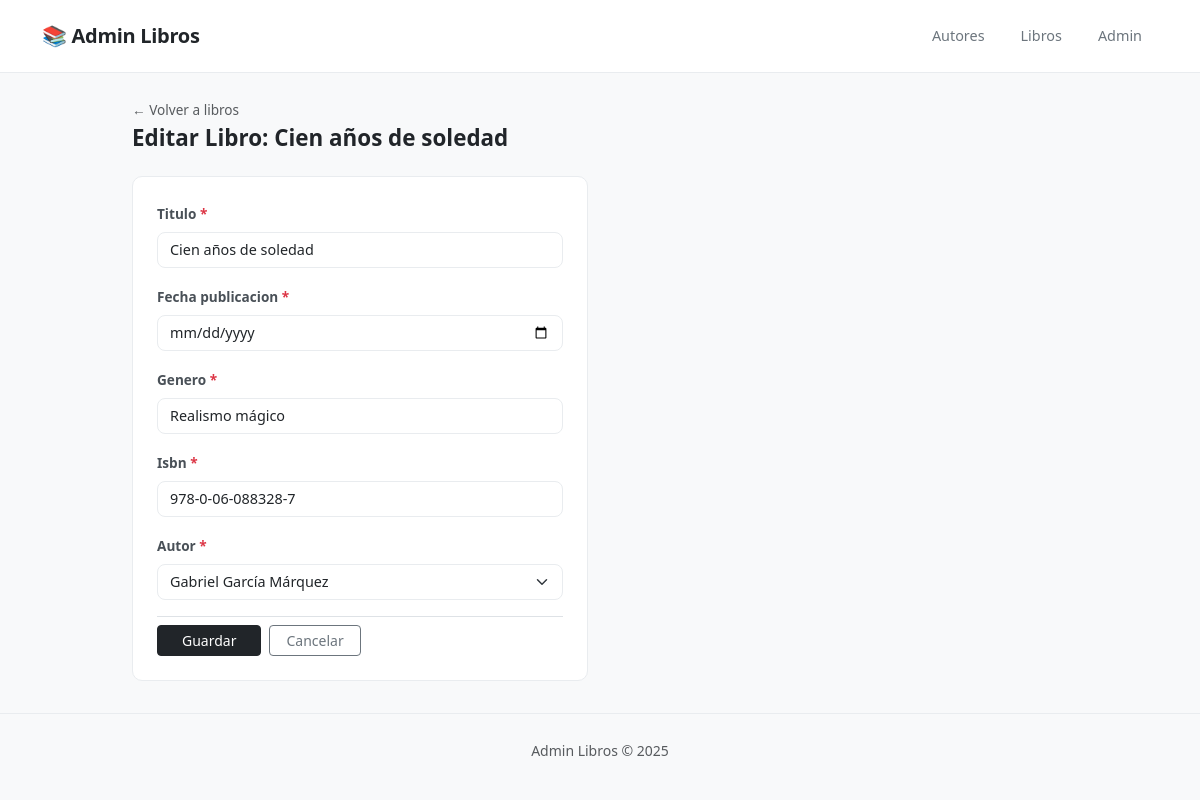
The app's page /libros/editar/1/ with its own data.
### gestion/models.py (models this page shows, shortened)
class Libro(models.Model):
    titulo = models.CharField(max_length=150)
    fecha_publicacion = models.DateField()
    genero = models.CharField(max_length=50)
    isbn = models.CharField(max_length=20, unique=True)
    autor = models.ForeignKey(Autor, on_delete=models.CASCADE, related_name='libros')
    class Meta:
        verbose_name = 'Libro'
        verbose_name_plural = 'Libros'
        ordering = ['titulo']

class Autor(models.Model):
    nombre = models.CharField(max_length=100)
    correo = models.EmailField(unique=True)
    nacionalidad = models.CharField(max_length=50)
    fecha_nacimiento = models.DateField()
    biografia = models.TextField(blank=True, null=True)
    class Meta:
        verbose_name = 'Autor'
        verbose_name_plural = 'Autores'
        ordering = ['nombre']
    def __str__(self):
        return self.nombre

### gestion/views.py (the view)
# urls.py: path('libros/editar/<int:pk>/', views.editar_libro, name='editar_libro'),
def editar_libro(request, pk):
    libro = get_object_or_404(Libro, pk=pk)
    if request.method == 'POST':
        form = LibroForm(request.POST, instance=libro)
        if form.is_valid():
            form.save()
            return redirect('lista_libros')
    else:
        form = LibroForm(instance=libro)
    return render(request, 'gestion/libro_form.html', {'form': form, 'titulo': f'Editar Libro: {libro.titulo}'})

### gestion/forms.py
class LibroForm(forms.ModelForm):
    class Meta:
        model = Libro
        fields = ['titulo', 'fecha_publicacion', 'genero', 'isbn', 'autor']
        widgets = {
            'fecha_publicacion': forms.DateInput(attrs={'type': 'date'}),
        }

### gestion/templates/gestion/libro_form.html (shortened to what this page needs)
{% extends 'gestion/base.html' %}
{% block content %}
<div class="mb-4">
    <a href="{% url 'lista_libros' %}" class="text-muted text-decoration-none" style="font-size:0.85rem;">&#8592; Volver a libros</a>
    <h1 class="page-title mt-1 mb-0">{{ titulo }}</h1>
</div>
<div class="row">
    <div class="col-md-7 col-lg-6">
        <div class="card p-4">
            <form method="post" novalidate>
                {% for field in form %}
                <div class="mb-3">
                    <label for="{{ field.id_for_label }}" class="form-label">
                        {{ field.label }}{% if field.field.required %} <span class="text-danger">*</span>{% endif %}
                    </label>
                    {% if field.field.widget.input_type == 'select' %}
                        <select name="{{ field.html_name }}" id="{{ field.id_for_label }}"
                            class="form-select {% if field.errors %}is-invalid{% endif %}">
                            {% for option_value, option_label in field.field.choices %}
                                <option value="{{ option_value }}"
                                    {% if field.value|stringformat:'s' == option_value|stringformat:'s' %}selected{% endif %}>
                                    {{ option_label }}
                                </option>
                            {% endfor %}
                        </select>
                    {% else %}
                        <input type="{{ field.field.widget.input_type }}"
                            name="{{ field.html_name }}"
                            id="{{ field.id_for_label }}"
                            value="{{ field.value|default:'' }}"
                            class="form-control {% if field.errors %}is-invalid{% endif %}">
                    {% endif %}
                </div>
                {% endfor %}
                <div class="d-flex gap-2 pt-2 border-top mt-3">
                    <button type="submit" class="btn btn-dark btn-sm px-4">Guardar</button>
                    <a href="{% url 'lista_libros' %}" class="btn btn-outline-secondary btn-sm px-3">Cancelar</a>
                </div>
            </form>
        </div>
    </div>
</div>
{% endblock %}

### gestion/templates/gestion/base.html (style rules this page uses)
body { background-color: #f8f9fa; color: #212529; font-family: 'Segoe UI', system-ui, sans-serif; }
.page-title { font-size: 1.4rem; font-weight: 600; color: #212529; }
.card { border: 1px solid #e9ecef; border-radius: 10px; box-shadow: none; }
.form-label { font-size: 0.85rem; font-weight: 600; color: #495057; }
.form-control, .form-select { border-color: #e9ecef; border-radius: 8px; font-size: 0.9rem; }

### records on screen
Libro: titulo "Cien años de soledad" "Realismo mágico" "978-0-06-088328-7"
Autor: autor "Gabriel García Márquez"

### other values on screen
{{ titulo }} "Editar Libro: Cien años de soledad"
{{ field.label }} "Titulo" "Fecha publicacion" "Genero" "Isbn" "Autor"
